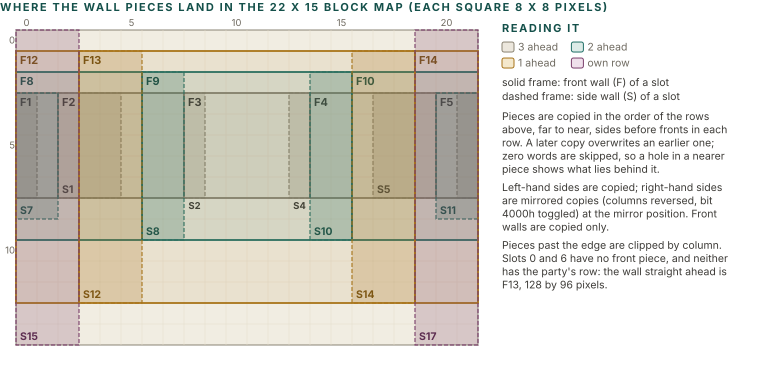

Python code for this plot:
import sys; sys.path.insert(0, '.')
from figlib import *

# BuildViewBlockMap (ovl4:044B): the rectangles it copies into the 22 x 15 block map, in code order.
P = [  # (slot, kind, x, y, w, h, row)   kind: S side wall (left/right), F front wall
    (0, "S", -2, 3, 3, 5, 0), (6, "S", 21, 3, 3, 5, 0),
    (1, "S", 2, 3, 3, 5, 0), (5, "S", 17, 3, 3, 5, 0),
    (2, "S", 8, 3, 1, 5, 0), (4, "S", 13, 3, 1, 5, 0),
    (1, "F", -4, 3, 6, 5, 0), (5, "F", 20, 3, 6, 5, 0), (2, "F", 2, 3, 6, 5, 0), (4, "F", 14, 3, 6, 5, 0), (3, "F", 8, 3, 6, 5, 0),
    (7, "S", 0, 3, 2, 6, 1), (11, "S", 20, 3, 2, 6, 1), (8, "S", 6, 2, 2, 8, 1), (10, "S", 14, 2, 2, 8, 1),
    (8, "F", -4, 2, 10, 8, 1), (10, "F", 16, 2, 10, 8, 1), (9, "F", 6, 2, 10, 8, 1),
    (12, "S", 3, 1, 3, 12, 2), (14, "S", 16, 1, 3, 12, 2),
    (12, "F", -13, 1, 16, 12, 2), (14, "F", 19, 1, 16, 12, 2), (13, "F", 3, 1, 16, 12, 2),
    (15, "S", 0, 0, 3, 15, 3), (17, "S", 19, 0, 3, 15, 3),
]
kinds = ["grey", "teal", "ochre", "plum"]
rowname = ["3 ahead", "2 ahead", "1 ahead", "own row"]
B = 21
GX, GY = 16, 30
c = Canvas(760, GY + 15 * B + 36)
c.section(0, 11, "WHERE THE WALL PIECES LAND IN THE 22 x 15 BLOCK MAP (EACH SQUARE 8 x 8 PIXELS)")
c.rect(GX, GY, 22 * B, 15 * B, fill="#F1EDE2", stroke=GREY, sw=1, rx=0)
for gx in range(1, 22):
    c.line(GX + gx * B, GY, GX + gx * B, GY + 15 * B, stroke="#E2DCCB", sw=0.5)
for gy in range(1, 15):
    c.line(GX, GY + gy * B, GX + 22 * B, GY + gy * B, stroke="#E2DCCB", sw=0.5)
for slot, kind, x, y, w, h, row in P:
    k = kinds[row]
    tc, sc, fc = PAL[k]
    x0 = max(x, 0); x1 = min(x + w, 22)
    if x1 <= x0:
        continue
    rx, ry, rw, rh = GX + x0 * B, GY + y * B, (x1 - x0) * B, h * B
    if kind == "F":
        c.rect(rx, ry, rw, rh, fill=SOLID[k], stroke="none", sw=0, rx=0, opacity=0.10)
        c.rect(rx, ry, rw, rh, fill="none", stroke=SOLID[k], sw=1.8, rx=0)
        c.text(rx + 4, ry + 13, "F%d" % slot, size=11, weight=700, color=tc)
    else:
        c.rect(rx, ry, rw, rh, fill=SOLID[k], stroke="none", sw=0, rx=0, opacity=0.22)
        c.rect(rx, ry, rw, rh, fill="none", stroke=SOLID[k], sw=1.1, rx=0, dash="4 2")
        if rw >= 30:
            c.text(rx + 4, ry + rh - 5, "S%d" % slot, size=10.5, weight=700, color=tc)
        elif slot not in (0, 6):
            c.text(rx + rw / 2, ry + rh + 11, "S%d" % slot, size=9.5, weight=700, color=tc, anchor="middle")
for gx in (0, 5, 10, 15, 20):
    c.text(GX + gx * B + B / 2, GY - 4, str(gx), size=9.5, color=MUTED, anchor="middle")
for gy in (0, 5, 10):
    c.text(GX - 1, GY + gy * B + B / 2 + 3, str(gy), size=9.5, color=MUTED, anchor="end")

RX = GX + 22 * B + 24
yy = GY + 2
c.section(RX, yy, "READING IT", color="#14504A"); yy += 18
c.legend(RX, yy, [("grey", "3 ahead"), ("teal", "2 ahead")]); yy += 16
c.legend(RX, yy, [("ochre", "1 ahead"), ("plum", "own row")]); yy += 20
c.text(RX, yy, "solid frame: front wall (F) of a slot", size=10.5, color=INK2); yy += 14
c.text(RX, yy, "dashed frame: side wall (S) of a slot", size=10.5, color=INK2); yy += 20
for t in [
    "Pieces are copied in the order of the rows above, far to near, sides before fronts in each row. A later copy overwrites an earlier one; zero words are skipped, so a hole in a nearer piece shows what lies behind it.",
    "Left-hand sides are copied; right-hand sides are mirrored copies (columns reversed, bit 4000h toggled) at the mirror position. Front walls are copied only.",
    "Pieces past the edge are clipped by column. Slots 0 and 6 have no front piece, and neither has the party's row: the wall straight ahead is F13, 128 by 96 pixels.",
]:
    for l in wrap(t, 232, 10.5):
        c.text(RX, yy, l, size=10.5, color=INK2); yy += 13.2
    yy += 5
c.h = max(c.h, yy)
c.save("figs/gfx_view_blocks.svg")
